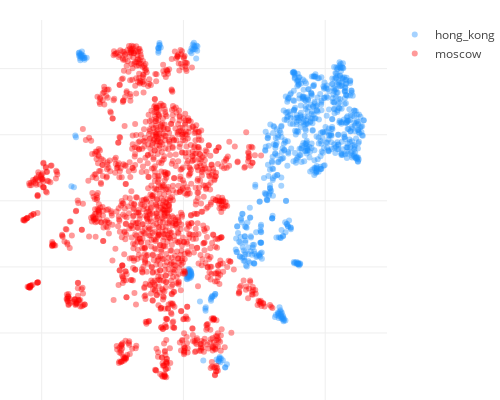

The notebook cell this image was saved under:
### Code cell
cn = Counter()
for loc in list(data1.keys()):
    for photo in data1[loc]:
        for category, val in data1[loc][photo]['categories'].items():
            cn[category] += float(val)
            
all_tags = list(cn.keys())

all_tags.remove("beauty_salon")
all_tags.remove("dressing_room")

####

scenes_fn = "/Users/pavel/Sources/python/concepts/insta/cv_sandbox/photo_tagger/scenes_{}.json"


def load_json(fn):
    with open(fn, "r") as f:
        return json.load(f)


def build_tags_table(tags, scene_data):
    dd = []
    for loc in list(scene_data.keys()):
        cn = Counter()
        location_data = scene_data[loc]
        for photo in location_data:
            photo_data = scene_data[loc][photo]['categories'].items()
            for category, val in photo_data:
                cn[category] += float(val) / len(location_data)
        dd.append([loc, cn])

    dd1 = []
    for x in dd:
        dd1.append([x[0]] + [x[1][tag] for tag in tags])

    tags_table = pd.DataFrame(dd1)
    tags_table.columns=["id"] + tags
    
    return tags_table


selected_tags = get_tags('selected')

opposite_scenes = load_json(scenes_fn.format(OPPOSITE_CITY))
target_scenes = load_json(scenes_fn.format(CITY))

opposite_tags_table = build_tags_table(all_tags, opposite_scenes)
target_tags_table = build_tags_table(all_tags, target_scenes)

general_tags_table = np.vstack((target_tags_table[all_tags].values.tolist(), 
                                opposite_tags_table[all_tags].values.tolist()))

####

visual_data = TSNE().fit_transform(general_tags_table).T

####

target_path = "/Users/pavel/Sources/python/concepts/insta/photos_{}/".format(CITY)
opposite_path = "/Users/pavel/Sources/python/concepts/insta/photos_{}/".format(OPPOSITE_CITY)

loc_file_target = list(map(lambda x: x.strip().split(","), open(target_path + "loc_info.csv", "r").readlines()[1:]))
id2loc_target = {x[0]: x[1] for x in loc_file_target}

loc_file_opposite = list(map(lambda x: x.strip().split(","), open(opposite_path + "loc_info.csv", "r").readlines()[1:]))
id2loc_opposite = {x[0]: x[1] for x in loc_file_opposite}

labels_opposite = [id2loc_opposite[x] if x in id2loc_opposite else "_" for x in opposite_tags_table['id'].tolist() ]
labels_target = [id2loc_target[x] if x in id2loc_target else "_"  for x in target_tags_table['id'].tolist()]

####

id2city = {}

for x in opposite_tags_table['id'].tolist():
    id2city[x] = OPPOSITE_CITY
    
for x in target_tags_table['id'].tolist():
    id2city[x] = CITY
    
####

def closest_node(node, nodes):
    nodes = np.asarray(nodes)
    dist_2 = np.sum((nodes - node)**2, axis=1)
    return np.argsort(dist_2)

vis_list = list(visual_data.T)
all_ids = target_tags_table['id'].tolist() + opposite_tags_table['id'].tolist()
s = []

indexes_target,indexes_opposite,indexes_other = [], [], []
for j in range(len(visual_data[0])):
    xc, yc = visual_data[0, j], visual_data[1, j]
    
    f_v = vis_list[:j]+vis_list[j+1:]
    cn = closest_node((xc, yc), f_v)[:10]

    curr_city = id2city[all_ids[j]]
    nb = [id2city[all_ids[x]] for x in cn]
    if nb.count(curr_city) / len(nb) > 0.7:
        if curr_city == CITY:
            indexes_target.append(j)
        elif curr_city == OPPOSITE_CITY:   
            indexes_opposite.append(j)
    else:   
        indexes_other.append(j)

###

colors = np.array(['dodgerblue'] * target_tags_table.shape[0] + 
                  ['red'] * opposite_tags_table.shape[0])

for j in indexes_other:
    colors[j] = 'aliceblue'

labels = np.array(labels_target + labels_opposite)

####

def create_scatter(x, y, colors, labels, name):
    return go.Scatter(x=x, y=y,
                      mode='markers',
                      hoverinfo='text',
                      text=labels,
                      name=name,
                      marker=dict(opacity=MARKER_OPACITY, 
                                   color=colors))
####

MARKER_OPACITY = 0.4

data = [create_scatter(np.array(visual_data[0])[indexes_target],
                       np.array(visual_data[1])[indexes_target],
                       colors[indexes_target], labels[indexes_target],
                       CITY),
        create_scatter(np.array(visual_data[0])[indexes_opposite],
                       np.array(visual_data[1])[indexes_opposite],
                       colors[indexes_opposite], labels[indexes_opposite],
                       OPPOSITE_CITY),
        # for debug
        #create_scatter(np.array(visual_data[0])[indexes_other],
        #               np.array(visual_data[1])[indexes_other],
        #               colors[indexes_other], labels[indexes_other],
        #               "other")
       ]

MARGIN = dict(l=0, r=30, b=0, t=20)
PLOT_HEIGHT = 400
PLOT_WIDTH = 500

axis_style = dict(showticklabels=False, zeroline=False)
layout = go.Layout(height=PLOT_HEIGHT, width=PLOT_WIDTH,
                    margin=MARGIN, hovermode='closest',
                    xaxis=axis_style, yaxis=axis_style)

fig = go.Figure(data=data, layout=layout)

py.iplot(fig, show_link=False)

### Figure 1 — Plotly figure (JSON) as saved in the notebook; plotly's stock layout.template omitted (floating-point values rounded to 4 significant figures; data arrays with more than 128 entries replaced by an {"elided": "..."} marker saying what was removed)
{"data": [{"hoverinfo": "text", "marker": {"color": {"elided": "743 str values"}, "opacity": 0.4}, "mode": "markers", "name": "hong_kong", "text": {"elided": "743 str values"}, "type": "scatter", "uid": "7b7f4940-fbbd-11e8-9a7d-3c15c2cf2370", "x": {"elided": "743 float values"}, "y": {"elided": "743 float values"}}, {"hoverinfo": "text", "marker": {"color": {"elided": "1532 str values"}, "opacity": 0.4}, "mode": "markers", "name": "moscow", "text": {"elided": "1532 str values"}, "type": "scatter", "uid": "7b7f4c2e-fbbd-11e8-9bb1-3c15c2cf2370", "x": {"elided": "1532 float values"}, "y": {"elided": "1532 float values"}}], "layout": {"height": 400, "hovermode": "closest", "margin": {"b": 0, "l": 0, "r": 30, "t": 20}, "width": 500, "xaxis": {"showticklabels": false, "zeroline": false}, "yaxis": {"showticklabels": false, "zeroline": false}}}
